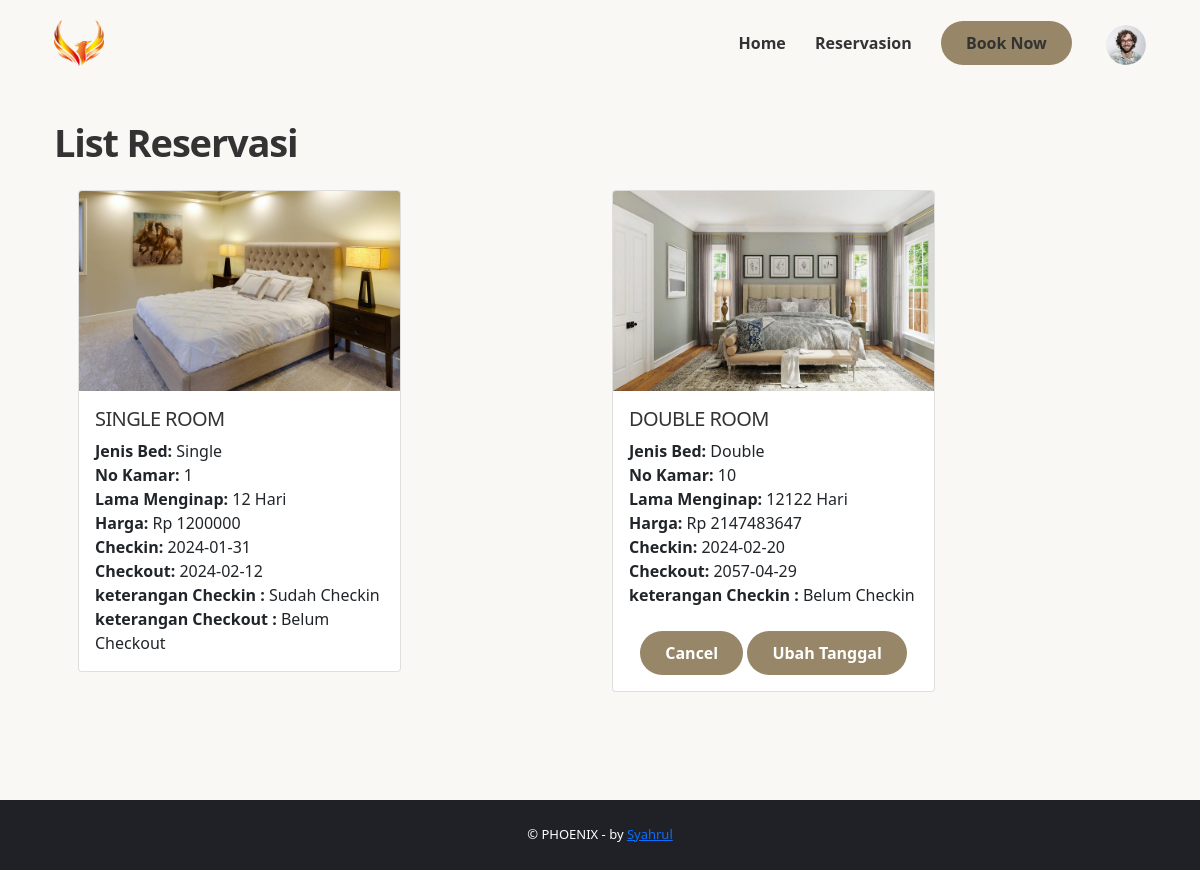
The page /view/reservasi-list.php (signed in) on the database its author committed.
### tables this page shows
CREATE TABLE `reserfasi` (
  `id_RS` int(100) NOT NULL,
  `id` int(100) NOT NULL,
  `inap` int(100) NOT NULL,
  `checkout` date NOT NULL,
  `id_bed` int(10) NOT NULL,
  `hasil_H` int(255) NOT NULL,
  `id_k` int(100) NOT NULL,
  `checkin` date NOT NULL
);

CREATE TABLE `bed` (
  `id_bed` int(255) NOT NULL,
  `jenis` varchar(100) NOT NULL,
  `harga` int(100) NOT NULL,
  `img` varchar(100) NOT NULL
);

CREATE TABLE `kamar` (
  `id_k` int(100) NOT NULL,
  `no_kamar` varchar(100) NOT NULL,
  `id_bed` int(10) NOT NULL
);

CREATE TABLE `checkout` (
  `id_C` int(100) NOT NULL,
  `id_transaksi` int(100) NOT NULL
);

### view/reservasi-list.php (the view, shortened to what this page needs)
<html lang="">
<head>
    <link href="../css/boot.min.css" rel="stylesheet" type="text/css" />
    <link href="../css/stl.css" rel="stylesheet" type="text/css" />
    <link href="../css/vend.min.css" rel="stylesheet" type="text/css" />
    <link href="https://cdn.jsdelivr.net/npm/bootstrap@5.0.2/dist/css/bootstrap.min.css" rel="stylesheet"
>
    <link rel="stylesheet" type="text/css" href="../css/cus.css">
</head>
<body data-bs-spy="scroll" data-bs-offset="120" data-bs-target="#mainNav">
    <header class="fixed_header menu_v1">
        <div class="container">
            <div class="row align-items-center">
                <div class="col-md-3 col-5">
                    <a href="../index.php" class="logo_normal">
                        <img src="../img/phoenix.png" width="50" alt="" class="img-fluid" />
                    </a>
                </div>
                <div class="col-md-9 col-7">
                    <div class="main-menu">
                        <nav id="mainNav">
                            <ul>
                                <li>
                                    <a href="../index.php" class="js-scroll-trigger animated_link">Home</a>
                                </li>
                                <li>
                                    <a href="../view/reservasi-list.php"
                                        class="js-scroll-trigger animated_link">Reservasion</a>
                                </li>
                                <li>
                                    <a id="Book" href="#booking_section" class="js-scroll-trigger btn_1">Book Now</a>
                                </li>
                                <img src="../img/images/user.png" class="user-pic" onclick="toggleMenu()" />
                            </ul>
                        </nav>
                    </div>
                </div>
            </div>
        </div>
    </header>
    <main class="full">
        <div class="container margin_120_95" id="reservasion">
            <div class="title mb-4">
                <h2 data-cue="slideInUp" data-delay="200">List Reservasi</h2>
            </div>
            <div class="container">
                <div class="row  ">
                    <?php
                        include "../action/koneksi.php";
                        $id = $_SESSION['id'];
                        $data = mysqli_query($koneksi, "SELECT DISTINCT reserfasi.id_RS, history.id_H,checkout.id_C,reserfasi.id_bed, reserfasi.id, reserfasi.inap, reserfasi.checkin, reserfasi.checkout, reserfasi.hasil_H, bed.jenis, kamar.no_kamar, bed.img FROM reserfasi INNER JOIN bed ON reserfasi.id_bed = bed.id_bed INNER JOIN kamar ON reserfasi.id_k = kamar.id_k LEFT JOIN transaksi on transaksi.id_RS=reserfasi.id_RS LEFT JOIN checkout ON transaksi.id_transaksi=checkout.id_transaksi LEFT JOIN history ON checkout.id_C=history.id_C WHERE id='$id'");
                        while ($data1 = mysqli_fetch_array($data)) {
                            $id_bed=$data1['id_bed'];
                            $id_c = $data1["id_C"];
                            $id_H = $data1["id_H"];
                        ?>
                    <div class="col mb-2">
                        <div class="card" style="width: 20.2rem;">
                            <img src="../img/rooms/<?php echo $data1['img']; ?>" class="card-img-top" alt="Room Image">
                            <div class="card-body">
                                <h5 class="card-title">
                                    <?php
                                    if ($id_bed == 1) {
                                        echo "SINGLE ROOM";
                                    } elseif ($id_bed == 2) {
                                        echo "DOUBLE ROOM";
                                    }
                                    ?>
                                </h5>
                                <div class="card-text">
                                    <Strong class="mb-1">Jenis Bed: </Strong>
                                    <?php echo $data1['jenis']; ?>
                                    <br>
                                    <Strong class="mb-1">No Kamar: </Strong>
                                    <?php echo $data1['no_kamar']; ?>
                                    <br>
                                    <Strong class="mb-1">Lama Menginap: </Strong>
                                    <?php echo $data1['inap']; ?> Hari<br>
                                    <Strong class="mb-1">Harga: </Strong>Rp <?php echo $data1['hasil_H']; ?>
                                    <br>
                                    <Strong class="mb-1">Checkin: </Strong>
                                    <?php echo $data1['checkin']; ?>
                                    <br>
                                    <Strong class="mb-1">Checkout: </Strong>
                                    <?php echo $data1['checkout']; ?>
                                    <br>
                                    <?php
                                    if ($id_c !== null) {
                                        $keteranganIn = 'Sudah Checkin';
                                        ?>
                                    <Strong>keterangan Checkin : </Strong>
                                    <?php echo $keteranganIn ?>
                                    <?php if ($id_H !== null){
                                        $keteranganOut = 'Sudah Checkout';
                                    ?>
                                    <Strong>keterangan Checkout : </Strong>
                                    <?php echo $keteranganOut ?>
                                    <?php
                                    }
                                    else{
                                        $keteranganOut = 'Belum Checkout';?>
                                    <Strong>keterangan Checkout : </Strong>
                                    <?php echo $keteranganOut ?>
                                    <?php
                                    }
                                    } else {
                                        $keteranganIn = 'Belum Checkin';
                                        ?>
                                    <Strong>keterangan Checkin : </Strong>
                                    <?php echo $keteranganIn ?>
                                    <br><br>
                                    <center>
                                        <a href="../action/cancel.php?id_RS=<?php echo $data1['id_RS']; ?>"
                                            class="js-scroll-trigger btn_1">Cancel</a>
                                        <a href="./change-date.php?id_RS=<?php echo $data1['id_RS']; ?>"
                                            class="js-scroll-trigger btn_1">Ubah Tanggal</a>
                                    </center>
                                    <?php
                                    }
                                ?>
                                </div>
                            </div>
                        </div>
                    </div>
                    <?php }?>
                </div>
            </div>
    </main>
    <div class="copy bottom">
        <div class="container">© PHOENIX - by <a href="#">Syahrul</a>
        </div>
    </div>
</body>
</html>

### css/stl.css (style rules this page uses)
a.animated_link, main { position: relative; }
.btn_1, a, a.animated_link, a.btn_1, a:focus, a:hover { text-decoration: none; }
#preloader, header { width: 100%; position: fixed; top: 0; }
@media (prefers-reduced-motion: no-preference) { :root { scroll-behavior: inherit; } }
html * { -webkit-font-smoothing: antialiased; }
body { background: #faf8f5; font-size: 0.9375rem; line-height: 1.6; font-family: Montserrat, Helvetica, sans-serif; color: #333; }
main { z-index: 0; background-color: #faf8f5; }
h1, h2, h3, h4, h5, h6 { color: #333; font-weight: 700; letter-spacing: -0.03em; line-height: 1.3; }
.hero .wrapper p strong, .title small, h3, h4, h5, h6, strong { font-weight: 600; }
a { color: #978667; -moz-transition: 0.3s ease-in-out; -o-transition: 0.3s ease-in-out; -webkit-transition: 0.3s ease-in-out; -ms-transition: 0.3s ease-in-out; transition: 0.3s ease-in-out; outline: 0; }
.title h2, .title h3 { font-weight: 700; font-size: 2.375rem; margin-bottom: 15px; }
.box_facilities.white h3, .hero, .slide-text.white, .slide-text.white h2, .slide-text.white h3, .title.white h2, .title.white h3, header.fixed_header nav ul li a, header.fixed_header.sticky nav ul li a.btn_1 { color: #333; }
.btn_1, a.btn_1, header.fixed_header.sticky { -moz-transition: 0.3s ease-in-out; -o-transition: 0.3s ease-in-out; -webkit-transition: 0.3s ease-in-out; -ms-transition: 0.3s ease-in-out; }
.btn_1, a.btn_1 { border: none; color: #fff; background: #978667; outline: 0; cursor: pointer; display: inline-flex; padding: 14px 25px; font-weight: 600; transition: 0.3s ease-in-out; border-radius: 25px; align-items: center; justify-content: center; line-height: 1; }
a.animated_link::before { content: ""; position: absolute; display: block; width: 100%; height: 2px; bottom: -5px; left: 0; background-color: #24262d; transform: scaleX(0); transform-origin: top left; transition: transform 0.3s; }
.box_facilities, .closebt, .copy, .logo_panel { text-align: center; }
header { padding: 20px 0; z-index: 999; left: 0; background-color: rgba(255, 255, 255, 0); -moz-transition: 0.3s; -o-transition: 0.3s; -webkit-transition: 0.3s; -ms-transition: 0.3s; transition: 0.3s; }
.closebt, .hamburger_2, header nav ul li, header.fixed_header.sticky .logo_sticky { display: inline-block; }
header .logo_normal, span[data-jarallax-element] { display: block; }
header nav ul { list-style: none; padding: 0; margin: 0; text-align: right; }
header nav ul li { font-weight: 600; margin-left: 25px; }
header nav ul li:first-child { margin-left: 0; }
.bg_white, header.fixed_header nav ul li a.animated_link:before { background-color: #fff; }
.copy { color: #fff; padding: 25px 0; background-color: #1f2127; font-size: 0.8125rem; }
.margin_120_95 { padding-top: 120px; padding-bottom: 95px; }
.bottom { bottom: 0 !important; }
.full { min-width: 100vh; min-height: 100vh; }

### css/cus.css (style rules this page uses)
.user-pic { width: 40px; border-radius: 50%; cursor: pointer; margin-left: 30px; }

### rows shown on the page
reserfasi: id_bed.img (picture), shows "SINGLE ROOM", id_bed.jenis "Single", id_k.no_kamar "1", inap "12", hasil_H "1200000", checkin "2024-01-31", checkout "2024-02-12", checkout.id_C "Sudah Checkin", keteranganOut "Belum Checkout"
reserfasi: id_bed.img (picture), shows "DOUBLE ROOM", id_bed.jenis "Double", id_k.no_kamar "10", inap "12122", hasil_H "2147483647", checkin "2024-02-20", checkout "2057-04-29", keteranganIn "Belum Checkin"
